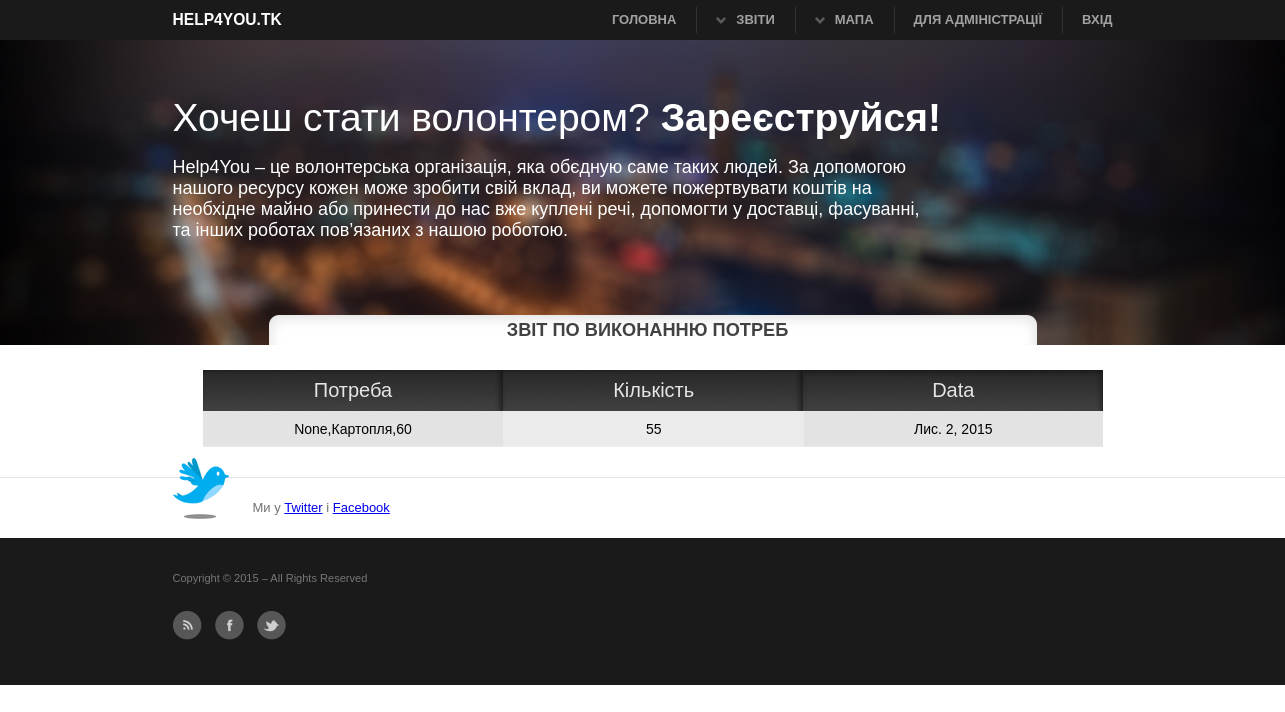
The page /performance/ on the database as committed earlier.
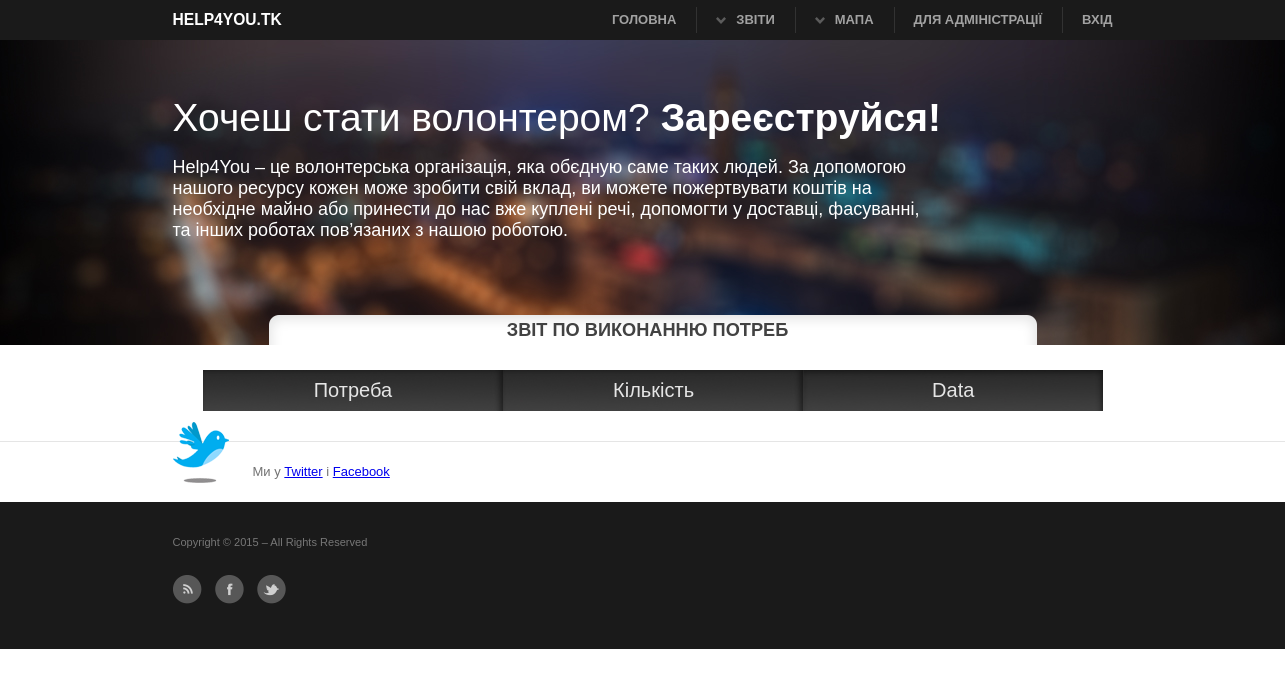
The same page on the database as committed later.
### main/models.py (models this page shows, shortened)
class Perfomance(models.Model):
    need = models.ForeignKey('Need', verbose_name=u'Потреба')
    amount = models.IntegerField(verbose_name=u'Кількість')
    date = models.DateField(verbose_name=u'Дата виконання')
    class Meta:
        verbose_name_plural = u'Виконання'

class Need(models.Model):
    resource = models.ForeignKey('Resource',verbose_name=u'Потрібний ресурс')
    order = models.ForeignKey('Order', verbose_name=u'Замовлення', null=True)
    amount = models.IntegerField(verbose_name=u'Кількість ресурсу')
    finished = models.BooleanField(default=False, null=False)
    priority = models.IntegerField(verbose_name=u'Пріорітет', null=True)
    date_recomended = models.DateField(verbose_name=u'Дата рекомендованої доставки', null=True)
    class Meta:
        verbose_name_plural = u'Потреба'
    def __unicode__(self):
        return "%s,%s,%s"%(self.order.name, self.resource.name,self.amount)

class Order(models.Model):
    point_consuming = models.ForeignKey('PointOfConsuming', verbose_name=u'Точка споживання')
    name = models.CharField(max_length=30, verbose_name=u'Назва', null=True)
    date_order = models.DateField(auto_now_add=True,null = True)
    class Meta:
        verbose_name_plural = u'Замовлення'

class Resource(models.Model):
    category_resource = models.ForeignKey('CategoryResource',verbose_name=u'Категорія ресурса')
    name = models.CharField(max_length=30,verbose_name=u'Назва ресурсу')
    unit_of_mesure = models.CharField(max_length=30,verbose_name=u'Одиниця виміру')
    weight_one_unit = models.FloatField(verbose_name=u'Маса однієї одиниці', null=True)
    volume_of_one_unit = models.FloatField(verbose_name=u'Об"єм однієї одиниці')
    price_one_unit = models.FloatField(verbose_name=u'Ціна однієї одиниці')
    class Meta:
        verbose_name_plural = u'Ресурси'

### main/views.py (the view)
# urls.py: url(r'^performance/$',PerListView.as_view(), name='per'),
class PerListView(ListView):
    template_name = 'list_per.html'
    model = Perfomance
    def get_context_data(self, **kwargs):
        context = super(PerListView, self).get_context_data(**kwargs)
        context.update({
            'data':Perfomance.objects.all(),
        })
        return context

### main/templates/list_per.html (shortened to what this page needs)
{% extends 'base.html' %}
{% load staticfiles %}
{% block title %}
    <h3 class="title_list">Звіт по виконанню потреб</h3>
{% endblock %}
{% block content %}
    <div id="list_table">
  <table border="0">
    <tr>
        <td class="top_left">Потреба</td>
        <td class="top_cen" >Кількість</td>
        <td class="top_right" >Data</td>
    </tr>
    {% for per in data %}
        <tr class="list_tr">
        <td class="cell">{{ per.need }}</td>
        <td class="cell_c">{{ per.amount }}</td>
        <td class="cell">{{ per.date }}</td>
    </tr>
    {% endfor %}
  </table>
    </div>
{% endblock %}

Rows that differ between the two databases and show on the page:
removed Perfomance: need "None,Картопля,60", amount "55", date "Лис. 2, 2015"
